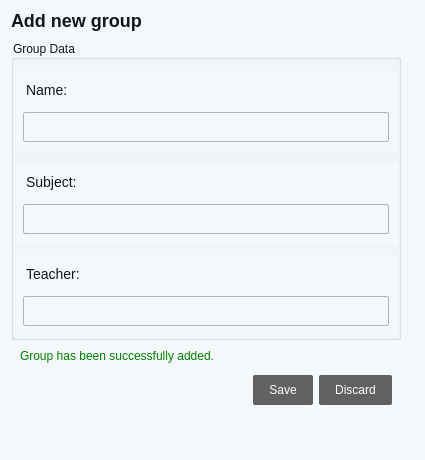
<?xml version="1.0" encoding="UTF-8"?>
<ui version="4.0">
 <class>AddGroupForm</class>
 <widget class="QWidget" name="AddGroupForm">
  <property name="geometry">
   <rect>
    <x>0</x>
    <y>0</y>
    <width>425</width>
    <height>460</height>
   </rect>
  </property>
  <property name="minimumSize">
   <size>
    <width>425</width>
    <height>460</height>
   </size>
  </property>
  <property name="windowTitle">
   <string>Form</string>
  </property>
  <property name="styleSheet">
   <string notr="true">background: #F5F8FA;
color: #14171A;
font-family:&quot;Segoe UI&quot;,Roboto,&quot;Helvetica Neue&quot;,Arial,&quot;Noto Sans&quot;,sans-serif,&quot;Apple Color Emoji&quot;,&quot;Segoe UI Emoji&quot;,&quot;Segoe UI Symbol&quot;,&quot;Noto Color Emoji&quot;</string>
  </property>
  <layout class="QVBoxLayout" name="verticalLayout">
   <property name="topMargin">
    <number>0</number>
   </property>
   <item>
    <layout class="QVBoxLayout" name="addGroupLayout">
     <property name="spacing">
      <number>0</number>
     </property>
     <property name="leftMargin">
      <number>0</number>
     </property>
     <property name="topMargin">
      <number>0</number>
     </property>
     <property name="rightMargin">
      <number>0</number>
     </property>
     <property name="bottomMargin">
      <number>0</number>
     </property>
     <item>
      <widget class="QLabel" name="headerTitle">
       <property name="minimumSize">
        <size>
         <width>0</width>
         <height>40</height>
        </size>
       </property>
       <property name="maximumSize">
        <size>
         <width>16777215</width>
         <height>40</height>
        </size>
       </property>
       <property name="styleSheet">
        <string notr="true">font-size: 18px;
font-weight:500;
</string>
       </property>
       <property name="text">
        <string>Add new group</string>
       </property>
      </widget>
     </item>
     <item>
      <widget class="QGroupBox" name="formGroup">
       <property name="minimumSize">
        <size>
         <width>0</width>
         <height>300</height>
        </size>
       </property>
       <property name="maximumSize">
        <size>
         <width>390</width>
         <height>300</height>
        </size>
       </property>
       <property name="title">
        <string>Group Data</string>
       </property>
       <layout class="QVBoxLayout" name="verticalLayout_4">
        <property name="spacing">
         <number>6</number>
        </property>
        <property name="leftMargin">
         <number>0</number>
        </property>
        <property name="topMargin">
         <number>0</number>
        </property>
        <property name="rightMargin">
         <number>0</number>
        </property>
        <property name="bottomMargin">
         <number>0</number>
        </property>
        <item>
         <widget class="QWidget" name="nameFormWidget" native="true">
          <property name="minimumSize">
           <size>
            <width>0</width>
            <height>80</height>
           </size>
          </property>
          <property name="maximumSize">
           <size>
            <width>16777215</width>
            <height>70</height>
           </size>
          </property>
          <layout class="QVBoxLayout" name="verticalLayout_2">
           <item>
            <widget class="QLabel" name="nameLabel">
             <property name="styleSheet">
              <string notr="true">padding-bottom: 6px;
font-size:14px;</string>
             </property>
             <property name="text">
              <string>Name:</string>
             </property>
            </widget>
           </item>
           <item>
            <widget class="QLineEdit" name="nameInput">
             <property name="styleSheet">
              <string notr="true">QLineEdit{
	padding: 6px 4px;
	border: 1px solid #aab8c2;
	border-radius: 2px;
}
QLineEdit:hover, QLineEdit:focus{
	border: 1px solid #14171a;
}</string>
             </property>
            </widget>
           </item>
          </layout>
         </widget>
        </item>
        <item>
         <widget class="QWidget" name="subjecyFormWidget" native="true">
          <property name="minimumSize">
           <size>
            <width>0</width>
            <height>80</height>
           </size>
          </property>
          <property name="maximumSize">
           <size>
            <width>16777215</width>
            <height>70</height>
           </size>
          </property>
          <layout class="QVBoxLayout" name="verticalLayout_3">
           <item>
            <widget class="QLabel" name="subjectLabel">
             <property name="styleSheet">
              <string notr="true">padding-bottom: 6px;
font-size:14px;</string>
             </property>
             <property name="text">
              <string>Subject:</string>
             </property>
            </widget>
           </item>
           <item>
            <widget class="QLineEdit" name="subjectInput">
             <property name="styleSheet">
              <string notr="true">QLineEdit{
	padding: 6px 4px;
	border: 1px solid #aab8c2;
	border-radius: 2px;
}
QLineEdit:hover, QLineEdit:focus{
	border: 1px solid #14171a;
}</string>
             </property>
            </widget>
           </item>
          </layout>
         </widget>
        </item>
        <item>
         <widget class="QWidget" name="teacherFormWidget" native="true">
          <property name="minimumSize">
           <size>
            <width>0</width>
            <height>80</height>
           </size>
          </property>
          <property name="maximumSize">
           <size>
            <width>16777215</width>
            <height>70</height>
           </size>
          </property>
          <layout class="QVBoxLayout" name="verticalLayout_6">
           <item>
            <widget class="QLabel" name="teacherLabel">
             <property name="styleSheet">
              <string notr="true">padding-bottom: 6px;
font-size:14px;</string>
             </property>
             <property name="text">
              <string>Teacher:</string>
             </property>
            </widget>
           </item>
           <item>
            <widget class="QLineEdit" name="teacherInput">
             <property name="styleSheet">
              <string notr="true">QLineEdit{
	padding: 6px 4px;
	border: 1px solid #aab8c2;
	border-radius: 2px;
}
QLineEdit:hover, QLineEdit:focus{
	border: 1px solid #14171a;
}</string>
             </property>
            </widget>
           </item>
          </layout>
         </widget>
        </item>
       </layout>
      </widget>
     </item>
     <item>
      <widget class="QWidget" name="footerWidget" native="true">
       <property name="minimumSize">
        <size>
         <width>300</width>
         <height>70</height>
        </size>
       </property>
       <property name="maximumSize">
        <size>
         <width>390</width>
         <height>80</height>
        </size>
       </property>
       <layout class="QVBoxLayout" name="verticalLayout_5">
        <item>
         <widget class="QLabel" name="successLabel">
          <property name="enabled">
           <bool>true</bool>
          </property>
          <property name="styleSheet">
           <string notr="true">color: green</string>
          </property>
          <property name="text">
           <string>Group has been successfully added.</string>
          </property>
         </widget>
        </item>
        <item>
         <spacer name="verticalSpacer_2">
          <property name="orientation">
           <enum>Qt::Vertical</enum>
          </property>
          <property name="sizeHint" stdset="0">
           <size>
            <width>20</width>
            <height>40</height>
           </size>
          </property>
         </spacer>
        </item>
        <item>
         <widget class="QDialogButtonBox" name="formButtonBox">
          <property name="styleSheet">
           <string notr="true">QPushButton {
background: #616161;
border-radius: 2px;
color: #fff;
padding: 8px 16px;
}</string>
          </property>
          <property name="standardButtons">
           <set>QDialogButtonBox::Discard|QDialogButtonBox::Save</set>
          </property>
         </widget>
        </item>
       </layout>
      </widget>
     </item>
    </layout>
   </item>
   <item>
    <spacer name="verticalSpacer">
     <property name="orientation">
      <enum>Qt::Vertical</enum>
     </property>
     <property name="sizeHint" stdset="0">
      <size>
       <width>20</width>
       <height>40</height>
      </size>
     </property>
    </spacer>
   </item>
  </layout>
 </widget>
 <resources/>
 <connections/>
</ui>
